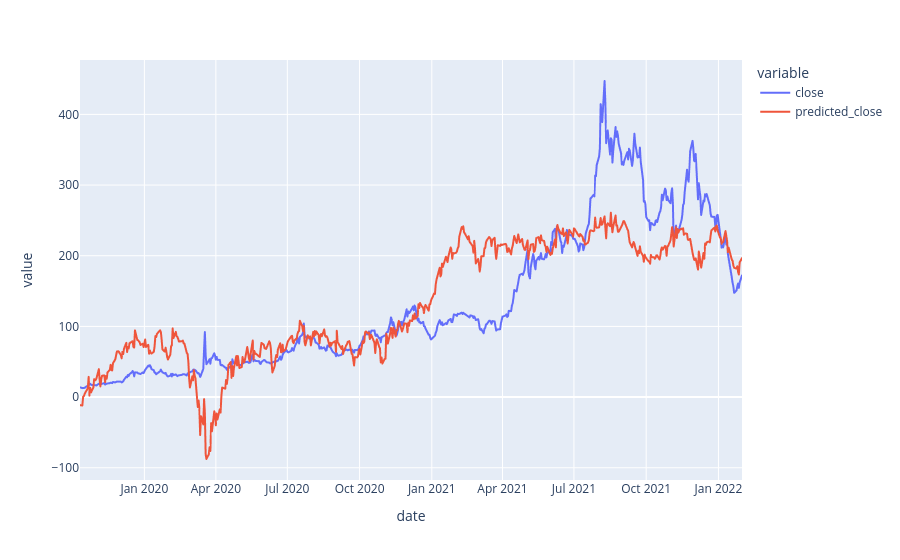
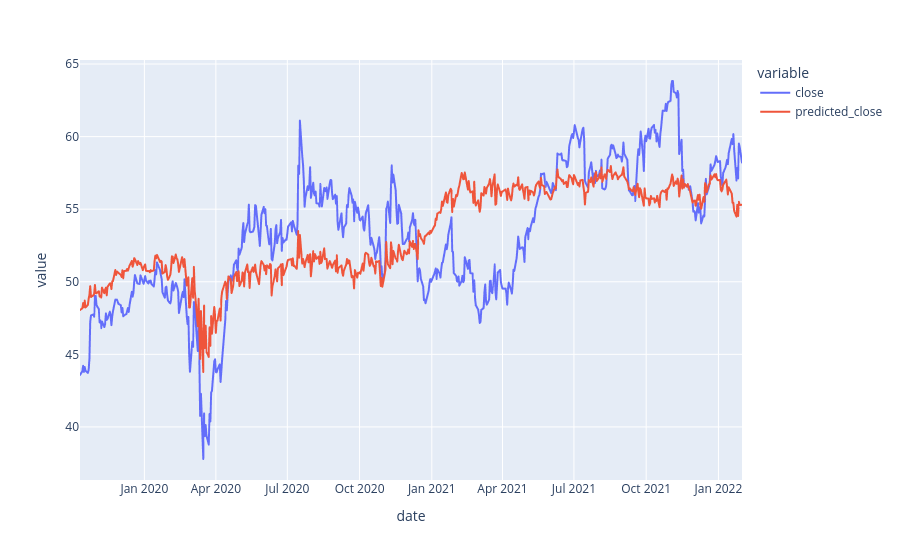
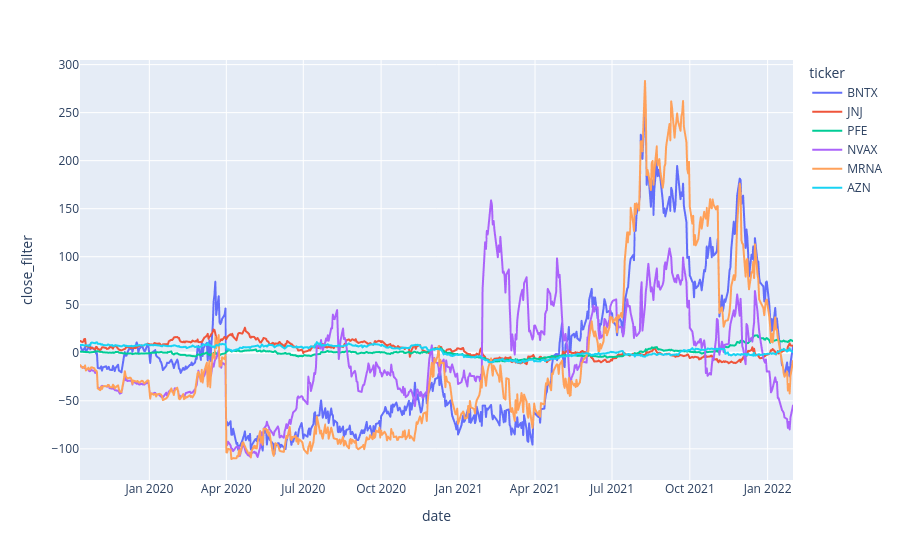
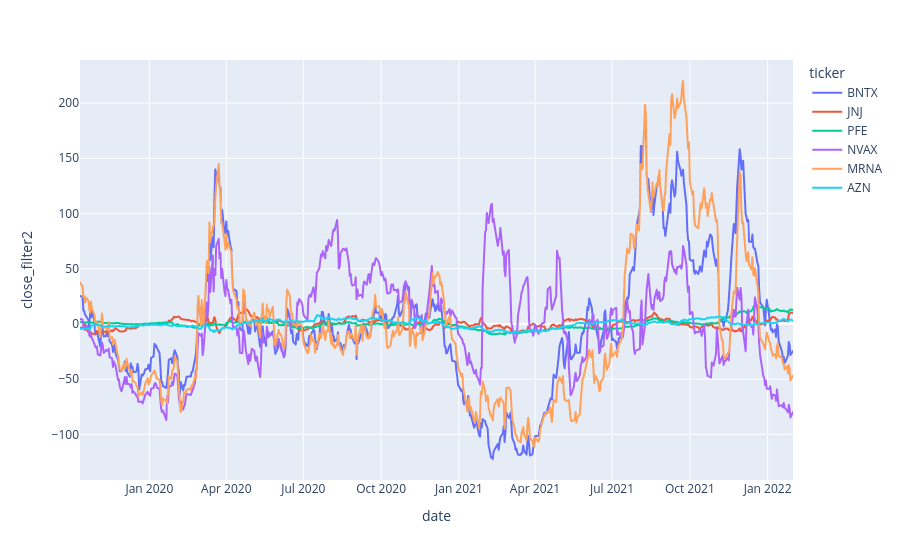

The cell these charts' notebook holds for them, in order:
### Code cell
# Plotting the stock prices and the predicted stock prices for BioNTech and AstraZeneca
# Plotting abnormal returns for all 6 firms
pd.options.plotting.backend = "plotly"
price_df[price_df.ticker == 'BNTX'].plot(x='date', y=['close', 'predicted_close']).show()
price_df[price_df.ticker == 'AZN'].plot(x='date', y=['close', 'predicted_close']).show()
fig = px.line(price_df, x="date", y="close_filter", color="ticker", title='')
fig.show()
fig2 = px.line(price_df, x="date", y="close_filter2", color="ticker", title='')
fig2.show()

### Figure 1 — Plotly figure (JSON) as saved in the notebook; plotly's stock layout.template omitted (floating-point values rounded to 4 significant figures; data arrays with more than 128 entries replaced by an {"elided": "..."} marker saying what was removed)
{"data": [{"hovertemplate": "variable=close<br>date=%{x}<br>value=%{y}<extra></extra>", "legendgroup": "close", "line": {"color": "#636efa", "dash": "solid"}, "marker": {"symbol": "circle"}, "mode": "lines", "name": "close", "showlegend": true, "type": "scattergl", "x": {"elided": "581 str values"}, "xaxis": "x", "y": {"elided": "581 float values"}, "yaxis": "y"}, {"hovertemplate": "variable=predicted_close<br>date=%{x}<br>value=%{y}<extra></extra>", "legendgroup": "predicted_close", "line": {"color": "#EF553B", "dash": "solid"}, "marker": {"symbol": "circle"}, "mode": "lines", "name": "predicted_close", "showlegend": true, "type": "scattergl", "x": {"elided": "581 str values"}, "xaxis": "x", "y": {"elided": "581 float values"}, "yaxis": "y"}], "layout": {"legend": {"title": {"text": "variable"}, "tracegroupgap": 0}, "margin": {"t": 60}, "xaxis": {"anchor": "y", "domain": [0, 1], "title": {"text": "date"}}, "yaxis": {"anchor": "x", "domain": [0, 1], "title": {"text": "value"}}}}

### Figure 2 — Plotly figure (JSON) as saved in the notebook; plotly's stock layout.template omitted (floating-point values rounded to 4 significant figures; data arrays with more than 128 entries replaced by an {"elided": "..."} marker saying what was removed)
{"data": [{"hovertemplate": "variable=close<br>date=%{x}<br>value=%{y}<extra></extra>", "legendgroup": "close", "line": {"color": "#636efa", "dash": "solid"}, "marker": {"symbol": "circle"}, "mode": "lines", "name": "close", "showlegend": true, "type": "scattergl", "x": {"elided": "581 str values"}, "xaxis": "x", "y": {"elided": "581 float values"}, "yaxis": "y"}, {"hovertemplate": "variable=predicted_close<br>date=%{x}<br>value=%{y}<extra></extra>", "legendgroup": "predicted_close", "line": {"color": "#EF553B", "dash": "solid"}, "marker": {"symbol": "circle"}, "mode": "lines", "name": "predicted_close", "showlegend": true, "type": "scattergl", "x": {"elided": "581 str values"}, "xaxis": "x", "y": {"elided": "581 float values"}, "yaxis": "y"}], "layout": {"legend": {"title": {"text": "variable"}, "tracegroupgap": 0}, "margin": {"t": 60}, "xaxis": {"anchor": "y", "domain": [0, 1], "title": {"text": "date"}}, "yaxis": {"anchor": "x", "domain": [0, 1], "title": {"text": "value"}}}}

### Figure 3 — Plotly figure (JSON) as saved in the notebook; plotly's stock layout.template omitted (floating-point values rounded to 4 significant figures; data arrays with more than 128 entries replaced by an {"elided": "..."} marker saying what was removed)
{"data": [{"hovertemplate": "ticker=BNTX<br>date=%{x}<br>close_filter=%{y}<extra></extra>", "legendgroup": "BNTX", "line": {"color": "#636efa", "dash": "solid"}, "marker": {"symbol": "circle"}, "mode": "lines", "name": "BNTX", "showlegend": true, "type": "scattergl", "x": {"elided": "581 str values"}, "xaxis": "x", "y": {"elided": "581 float values"}, "yaxis": "y"}, {"hovertemplate": "ticker=JNJ<br>date=%{x}<br>close_filter=%{y}<extra></extra>", "legendgroup": "JNJ", "line": {"color": "#EF553B", "dash": "solid"}, "marker": {"symbol": "circle"}, "mode": "lines", "name": "JNJ", "showlegend": true, "type": "scattergl", "x": {"elided": "581 str values"}, "xaxis": "x", "y": {"elided": "581 float values"}, "yaxis": "y"}, {"hovertemplate": "ticker=PFE<br>date=%{x}<br>close_filter=%{y}<extra></extra>", "legendgroup": "PFE", "line": {"color": "#00cc96", "dash": "solid"}, "marker": {"symbol": "circle"}, "mode": "lines", "name": "PFE", "showlegend": true, "type": "scattergl", "x": {"elided": "581 str values"}, "xaxis": "x", "y": {"elided": "581 float values"}, "yaxis": "y"}, {"hovertemplate": "ticker=NVAX<br>date=%{x}<br>close_filter=%{y}<extra></extra>", "legendgroup": "NVAX", "line": {"color": "#ab63fa", "dash": "solid"}, "marker": {"symbol": "circle"}, "mode": "lines", "name": "NVAX", "showlegend": true, "type": "scattergl", "x": {"elided": "581 str values"}, "xaxis": "x", "y": {"elided": "581 float values"}, "yaxis": "y"}, {"hovertemplate": "ticker=MRNA<br>date=%{x}<br>close_filter=%{y}<extra></extra>", "legendgroup": "MRNA", "line": {"color": "#FFA15A", "dash": "solid"}, "marker": {"symbol": "circle"}, "mode": "lines", "name": "MRNA", "showlegend": true, "type": "scattergl", "x": {"elided": "581 str values"}, "xaxis": "x", "y": {"elided": "581 float values"}, "yaxis": "y"}, {"hovertemplate": "ticker=AZN<br>date=%{x}<br>close_filter=%{y}<extra></extra>", "legendgroup": "AZN", "line": {"color": "#19d3f3", "dash": "solid"}, "marker": {"symbol": "circle"}, "mode": "lines", "name": "AZN", "showlegend": true, "type": "scattergl", "x": {"elided": "581 str values"}, "xaxis": "x", "y": {"elided": "581 float values"}, "yaxis": "y"}], "layout": {"legend": {"title": {"text": "ticker"}, "tracegroupgap": 0}, "margin": {"t": 60}, "xaxis": {"anchor": "y", "domain": [0, 1], "title": {"text": "date"}}, "yaxis": {"anchor": "x", "domain": [0, 1], "title": {"text": "close_filter"}}}}

### Figure 4 — Plotly figure (JSON) as saved in the notebook; plotly's stock layout.template omitted (floating-point values rounded to 4 significant figures; data arrays with more than 128 entries replaced by an {"elided": "..."} marker saying what was removed)
{"data": [{"hovertemplate": "ticker=BNTX<br>date=%{x}<br>close_filter2=%{y}<extra></extra>", "legendgroup": "BNTX", "line": {"color": "#636efa", "dash": "solid"}, "marker": {"symbol": "circle"}, "mode": "lines", "name": "BNTX", "showlegend": true, "type": "scattergl", "x": {"elided": "581 str values"}, "xaxis": "x", "y": {"elided": "581 float values"}, "yaxis": "y"}, {"hovertemplate": "ticker=JNJ<br>date=%{x}<br>close_filter2=%{y}<extra></extra>", "legendgroup": "JNJ", "line": {"color": "#EF553B", "dash": "solid"}, "marker": {"symbol": "circle"}, "mode": "lines", "name": "JNJ", "showlegend": true, "type": "scattergl", "x": {"elided": "581 str values"}, "xaxis": "x", "y": {"elided": "581 float values"}, "yaxis": "y"}, {"hovertemplate": "ticker=PFE<br>date=%{x}<br>close_filter2=%{y}<extra></extra>", "legendgroup": "PFE", "line": {"color": "#00cc96", "dash": "solid"}, "marker": {"symbol": "circle"}, "mode": "lines", "name": "PFE", "showlegend": true, "type": "scattergl", "x": {"elided": "581 str values"}, "xaxis": "x", "y": {"elided": "581 float values"}, "yaxis": "y"}, {"hovertemplate": "ticker=NVAX<br>date=%{x}<br>close_filter2=%{y}<extra></extra>", "legendgroup": "NVAX", "line": {"color": "#ab63fa", "dash": "solid"}, "marker": {"symbol": "circle"}, "mode": "lines", "name": "NVAX", "showlegend": true, "type": "scattergl", "x": {"elided": "581 str values"}, "xaxis": "x", "y": {"elided": "581 float values"}, "yaxis": "y"}, {"hovertemplate": "ticker=MRNA<br>date=%{x}<br>close_filter2=%{y}<extra></extra>", "legendgroup": "MRNA", "line": {"color": "#FFA15A", "dash": "solid"}, "marker": {"symbol": "circle"}, "mode": "lines", "name": "MRNA", "showlegend": true, "type": "scattergl", "x": {"elided": "581 str values"}, "xaxis": "x", "y": {"elided": "581 float values"}, "yaxis": "y"}, {"hovertemplate": "ticker=AZN<br>date=%{x}<br>close_filter2=%{y}<extra></extra>", "legendgroup": "AZN", "line": {"color": "#19d3f3", "dash": "solid"}, "marker": {"symbol": "circle"}, "mode": "lines", "name": "AZN", "showlegend": true, "type": "scattergl", "x": {"elided": "581 str values"}, "xaxis": "x", "y": {"elided": "581 float values"}, "yaxis": "y"}], "layout": {"legend": {"title": {"text": "ticker"}, "tracegroupgap": 0}, "margin": {"t": 60}, "xaxis": {"anchor": "y", "domain": [0, 1], "title": {"text": "date"}}, "yaxis": {"anchor": "x", "domain": [0, 1], "title": {"text": "close_filter2"}}}}
